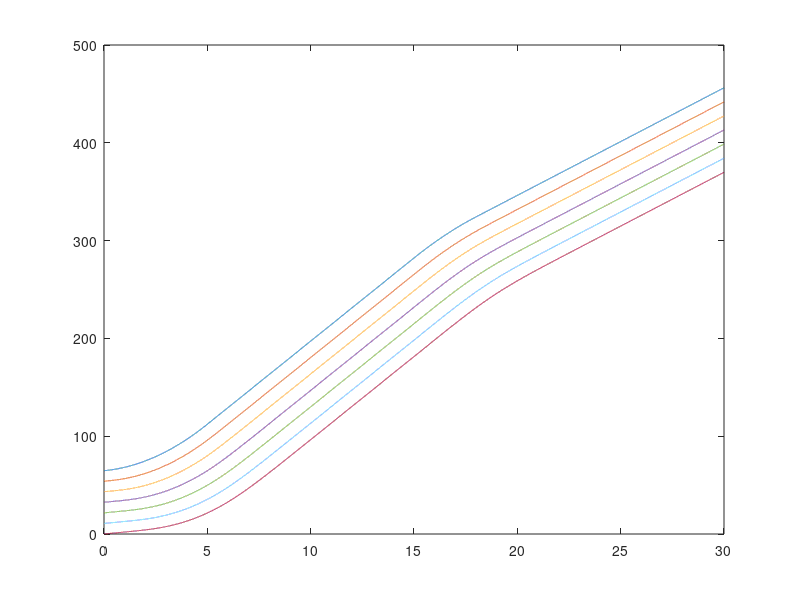

MATLAB code for this plot: (Note: this script raises an error after producing the figure.)
clear 
clc 
mi=1607;
ci=0.414;
fi=0.02;
g=9.8;
W_rad=0.28;
eff = 0.85;

oumiga_hat = 1*ones(6,1);   
cij=0.10*[-1 -0.5 0 0.5 1 0.5;
          -1 -0.5 0 0.5 1 0.5];
bj = 5.0;
h = zeros(6,1); 
u = zeros(6,1);
h_i = 1;
gwwi = 0.001;
QUAN_wwi = 0.001;
adp_wwi =  0.1;

gwwwi = 0.001;
QUAN_wwwi = 0.001;
adp_wwwi =  0.1;


v0 = 2;
vi = [1.9 1.8 2 2.1 2 2]';
p0 = 0;
p1 = 0.4;
standstill_distance = 10;
%  x0 = 60;
%  xi = [50 40  30 20 10 0 ]';
xi(6) = 0; 
for i=1:5  
    xi(6-i) = xi(6+1-i) + standstill_distance + p0*vi(6-i+1)*vi(6-i+1) + p1*vi(6-i+1);
end
xi = xi';
x0 = xi(1) + standstill_distance + p0*vi(1).*vi(1) + p1*vi(1);

q = 0.5;
Q = [q -1 0 0 0 0;0 q -1 0 0 0;0 0 q -1 0 0;0 0 0 q -1 0;0 0 0 0 q -1;0 0 0 0 0 q];
inte = 0;
langda = 2;
adp_C = 0.8;
adp_f = 0.05;

gci = 0.0001;
gfi = 0.0001;
gyi = 0.0001;
QUAN_C = 0.001;
QUAN_f = 0.001;
gou = 0.001;
Siinte = 0;
aaaa=1;
deta=0.01;
di = [x0-xi(1),xi(1)-xi(2),xi(2)-xi(3),xi(3)-xi(4),xi(4)-xi(5),xi(5)-xi(6)]'; 
ex0 = di - p0*vi.*vi- p1.*vi - standstill_distance;
period = 0.001;
xita1 = 0.6;
xita2 = 0.6;
fai = 0.3;
R0 = 0.08;
Rinf = 0.01;
i_wi = 0;
wii = 0;
k3 = 15;
terminal =30;
zihao = 12;
xiankuan = 2;



for t = 0:period:terminal
    aaa = t ;
% V0¼ÓËÙ¶ÈÑ¡Ôñ
    if    t > 30
       a0 = 0 ;
    elseif t>0 && t<= 5 
       a0 = 3;
    elseif t>15 && t< 18
        a0 = -2;
    else 
        a0 = 0;
    end 
    
 for i = 1:6
       fi_1(i) = (xi(i)^2/(1+xi(i)^2)+0.1*vi(i)^2+0.5*vi(i))*exp(-(t-1+0.5*i)^2)+ 0.1*sin(t);
 end
 
       di = [x0-xi(1),xi(1)-xi(2),xi(2)-xi(3),xi(3)-xi(4),xi(4)-xi(5),xi(5)-xi(6)]'; 
       evi= [vi(1)-v0,vi(2)-v0,vi(3)-v0,vi(4)-v0,vi(5)-v0,vi(6)-v0]';
       evi1= [vi(1)-v0,vi(2)-vi(1),vi(3)-vi(2),vi(4)-vi(3),vi(5)-vi(4),vi(6)-vi(5)]';
       exi = di - p0*vi.*vi- p1.*vi - standstill_distance;

       ro = (R0 - Rinf)*exp(-fai*t) + Rinf;
       dro = -fai*(R0 - Rinf)*exp(-fai*t);
       if abs(max(ex0)) < 10e-8 &&  abs(min(ex0)) < 10e-8
           PL = -xita1 * ro ;
           PR = xita2 * ro ;
           DPL = -xita1 * dro;
           DPR = xita2 * dro ;
       else 
           PL = (sign(min(ex0)) - xita1)*ro - Rinf * sign(min(ex0));
           DPL = (sign(min(ex0)) - xita1)*dro;
           PR = (sign(max(ex0)) + xita2)*ro - Rinf * sign(max(ex0));
           DPR = (sign(max(ex0)) - xita2)*dro;
       end

       
       va = (exi - PL)./(PR - PL);
       r1 = 1./((1-va).*(PR-PL).*va);
       b1 = (PL.*DPL - DPL.*PR - exi.*(DPR - DPL))./(PR - PL);
       wi = log(va./(1-va)); 
       i_wi = i_wi + wii*period;
       wii = wi;
       si = wi + langda * i_wi ;
       Si = Q*si;
       
      dexi=[v0-vi(1)-p1*u(1);
      vi(1)-vi(2)-p1*u(2);
      vi(2)-vi(3)-p1*u(3);
      vi(3)-vi(4)-p1*u(4);
      vi(4)-vi(5)-p1*u(5)
      vi(5)-vi(6)-p1*u(6)];
        mmi = [exi,dexi]';
for j = 1:1:6
h(j) = exp(-norm(mmi-cij(:,j))^2/(2*bj^2));
end

       dci = r1.*gci.* (2*p0.*vi+p1).*Si.*vi.*vi - QUAN_C.*gci.*adp_C;
       adp_C = adp_C + dci.*period;
       dfi = r1.*mi.*g.*gfi.*(2.*p0.*vi+p1).*Si - QUAN_f.*gfi.*adp_f;
       adp_f = adp_f + dfi*period;
       dwwi = -r1.*mi.*gwwi.*(2.*p0.*vi+p1).*Si.* h- QUAN_wwi.*gwwi.*adp_wwi;
       adp_wwi = adp_wwi + dwwi*period;
       dwwwi = r1.*mi.*gwwwi.*(2.*p0.*vi+p1).*Si.*tanh(Si./0.1) - QUAN_wwwi.*gwwwi.*adp_wwwi;
       adp_wwwi = adp_wwwi + dwwwi*period;
      
         for i = 1:6
            Siinte =  abs(Si) * period + Siinte ; 
            if  i == 1
                u(6) = (W_rad/eff)*(mi*b1(6)./(2*p0*vi(6)+p1) + mi*(vi(5)-vi(6))./(2*p0*vi(6)+p1)+ mi*adp_wwwi(6)*tanh(Si(6)./0.1)- mi*adp_wwi(6)*h(6)+ adp_C(6).*vi(6).^2+ mi*g*adp_f(6) + mi*(k3*Si(6)/(norm(Si(6))+deta) + q*langda*wi(6))./(q*r1(6)*(2*p0*vi(6)+p1)));
            elseif i > 1 && i < 6
                u(7-i) = (W_rad/eff)*(mi*b1(7-i)./(2*p0*vi(7-i)+p1) + mi*(vi(7-1-i)-vi(7-i))./(2*p0*vi(7-i)+p1) + mi*adp_wwwi(7-i)*tanh(Si(7-i)./0.1) - mi*adp_wwi(7-i)*h(7-i)   +  adp_C(7-i).*vi(7-i).^2+ mi*g*adp_f(7-i)...
                 + mi./(q*r1(7-i).*(2*p0*vi(7-i)+p1))*(k3*Si(7-i)/(norm(Si(7-i))+deta) - q*langda*wi(7-i) - langda*wi(7-i+1)...
                 -r1(7-i+1)* (vi(7-i)-vi(7-i+1)-(2*p0*vi(6-i+1)+p1)./mi*(eff/W_rad*u(7-i+1) - ci*vi(7-i+1)^2 - mi*g*fi + mi*fi_1(7-i+1)) + b1(7-i+1))));                  
            else  
               u(1) = (W_rad/eff)*(mi*b1(1)./(2*p0*vi(1)+p1) + mi*(v0-vi(1))./(2*p0*vi(1)+p1) + mi*adp_wwwi(1)*tanh(Si(1)./0.1) - mi*adp_wwi(1)*h(1)+ adp_C(1).*vi(1).^2+ mi*g*adp_f(1)...
                + mi./(q*r1(1).*(2*p0*vi(1)+p1))*(k3*Si(1)/(norm(Si(1))+deta) - q*langda*wi(1) - langda*wi(2)...
               -r1(2)* (vi(1)-vi(2)-(2*p0*vi(2)+p1)./mi*(eff/W_rad*u(2) - ci*vi(2)^2 - mi*g*fi + mi*fi_1(2)) + b1(2))));  
            end 
         end
       
    da0 = a0;
    v0 =  v0 + da0*period ; 
    x0 =  x0 + v0*period; 
    
    dvi = 1/mi*(eff*u/W_rad - ci*vi.*vi-mi*g*fi) + fi_1';
    vi  = vi + dvi*period;
    xi  = xi + vi*period;
    
    ccc(aaaa) = PL;
    ddd(aaaa) = PR;
    x1(aaaa) = xi(1);
    v1(aaaa) = vi(1);
    x2(aaaa) = xi(2);
    v2(aaaa) = vi(2);
    x3(aaaa) = xi(3);
    v3(aaaa) = vi(3);
    x4(aaaa) = xi(4);
    v4(aaaa) = vi(4);
    x5(aaaa) = xi(5);
    v5(aaaa) = vi(5);
    x6(aaaa) = xi(6);
    v6(aaaa) = vi(6);
    xx0(aaaa) = x0;
    vv0(aaaa) = v0;
    ee1(aaaa) = exi(1);
    ee2(aaaa) = exi(2);
    ee3(aaaa) = exi(3);
    ee4(aaaa) = exi(4);
    ee5(aaaa) = exi(5);
    ee6(aaaa) = exi(6);
    SS1(aaaa) = Si(1);
    SS2(aaaa) = Si(2);
    SS3(aaaa) = Si(3);
    SS4(aaaa) = Si(4);
    SS5(aaaa) = Si(5);
    SS6(aaaa) = Si(6);
 
    aaaa = aaaa+1;
end

% legend('')
% xlabel('time(s)')
% ylabel('')


t = 0:period:terminal;

A = plot(t,xx0,t,x1,t,x2,t,x3,t,x4,t,x5,t,x6)
A(1).LineWidth = xiankuan;
A(2).LineWidth = xiankuan;
A(3).LineWidth = xiankuan;
A(4).LineWidth = xiankuan;
A(5).LineWidth = xiankuan;
A(6).LineWidth = xiankuan;
A(7).LineWidth = xiankuan;
legend('$x_0$' ,'$x_1$','$x_2$','$x_3$','$x_4$','$x_5$','$x_6$','Interpreter', 'latex')
set(gca,'FontName','Times New Roman','FontSize',zihao,'FontWeight','normal')
xlabel('time (s)','FontSize',zihao)
set(gca,'FontName','Times New Roman','FontSize',zihao,'FontWeight','normal')
ylabel('Position (m)','FontSize',zihao)
set(gca,'FontName','Times New Roman','FontSize',zihao,'FontWeight','normal')
figure;



B=plot(t,vv0,t,v1,t,v2,t,v3,t,v4,t,v5,t,v6)
B(1).LineWidth = xiankuan;
B(2).LineWidth = xiankuan;
B(3).LineWidth = xiankuan;
B(4).LineWidth = xiankuan;
B(5).LineWidth = xiankuan;
B(6).LineWidth = xiankuan;
B(7).LineWidth = xiankuan;
legend('$v_0$' ,'$v_1$','$v_2$','$v_3$','$v_4$','$v_5$','$v_6$', 'Interpreter', 'latex')
set(gca,'FontName','Times New Roman','FontSize',zihao,'FontWeight','normal')
xlabel('time (s)','FontSize',zihao)
set(gca,'FontName','Times New Roman','FontSize',zihao,'FontWeight','normal')
ylabel('Velocity (m/s)','FontSize',zihao)
set(gca,'FontName','Times New Roman','FontSize',zihao,'FontWeight','normal')
figure;

B=plot(t,SS1,t,SS2,t,SS3,t,SS4,t,SS5,t,SS5,t,SS6)
B(1).LineWidth = xiankuan;
B(2).LineWidth = xiankuan;
B(3).LineWidth = xiankuan;
B(4).LineWidth = xiankuan;
B(5).LineWidth = xiankuan;
B(6).LineWidth = xiankuan;
B(7).LineWidth = xiankuan;
legend('$S_1$' ,'$S_2$','$S_3$','$S_4$','$S_5$','$S_6$','Interpreter', 'latex')
set(gca,'FontName','Times New Roman','FontSize',zihao,'FontWeight','normal')
xlabel('time (s)','FontSize',zihao)
set(gca,'FontName','Times New Roman','FontSize',zihao,'FontWeight','normal')
ylabel('Sliding surface','FontSize',zihao)
set(gca,'FontName','Times New Roman','FontSize',zihao,'FontWeight','normal')
figure;




C = plot(t,ccc,'-.',t,ee1,t,ee2,t,ee3,t,ee4,t,ee5,t,ee6,t,ddd,'--')
C(1).LineWidth = xiankuan;
C(2).LineWidth = xiankuan;
C(3).LineWidth = xiankuan;
C(4).LineWidth = xiankuan;
C(5).LineWidth = xiankuan;
C(6).LineWidth = xiankuan;
C(7).LineWidth = xiankuan;
C(8).LineWidth = xiankuan;
legend(	'$Z_{li}$','$e_1$' ,'$e_2$','$e_3$','$e_4$','$e_5$','$e_6$','$Z_{ri}$','Interpreter', 'latex')
set(gca,'FontName','Times New Roman','FontSize',zihao,'FontWeight','normal')
xlabel('time (s)','FontSize',zihao)
set(gca,'FontName','Times New Roman','FontSize',zihao,'FontWeight','normal')
ylabel('Tracking error (m)','FontSize',zihao)
set(gca,'FontName','Times New Roman','FontSize',zihao,'FontWeight','normal')






